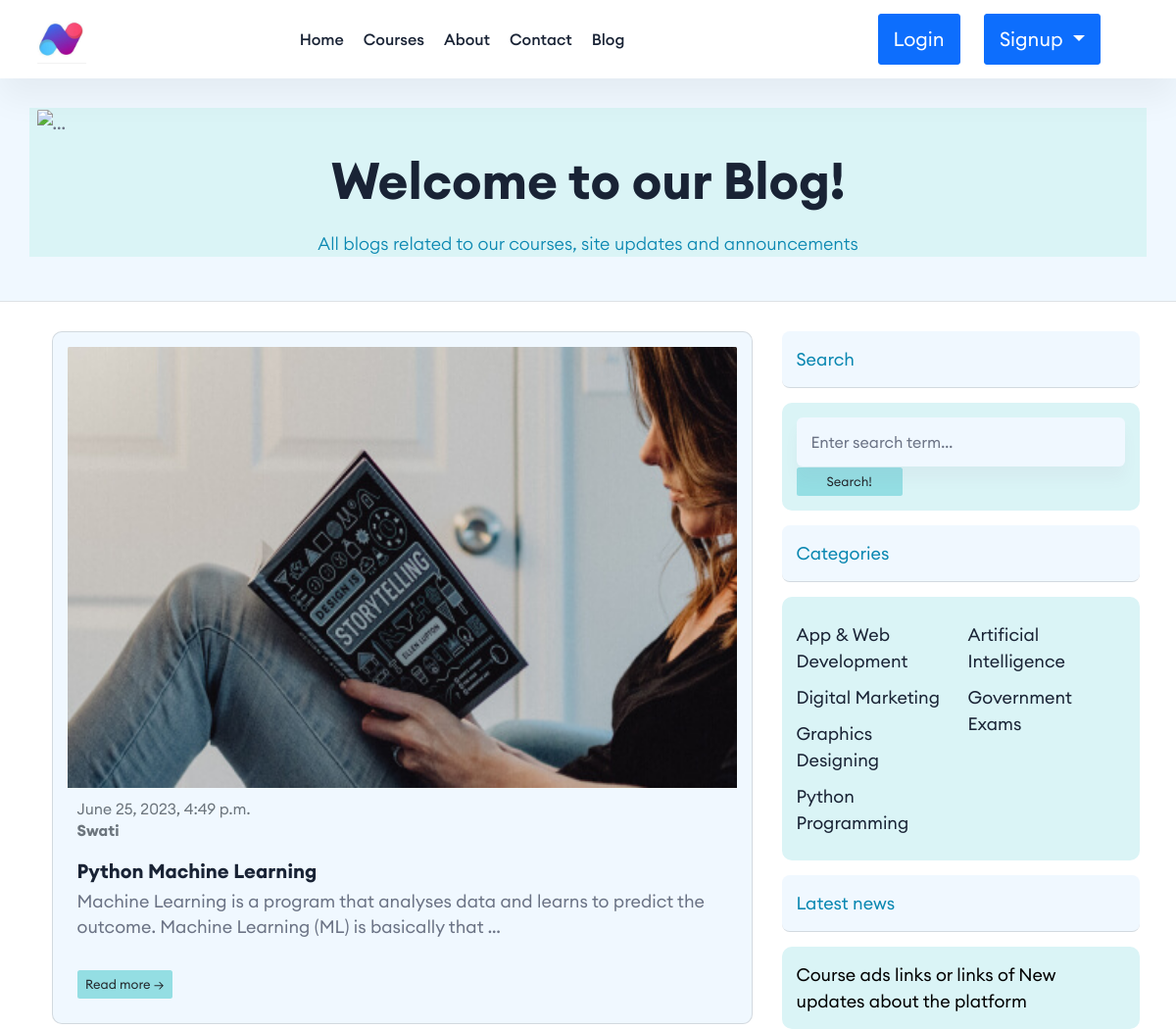
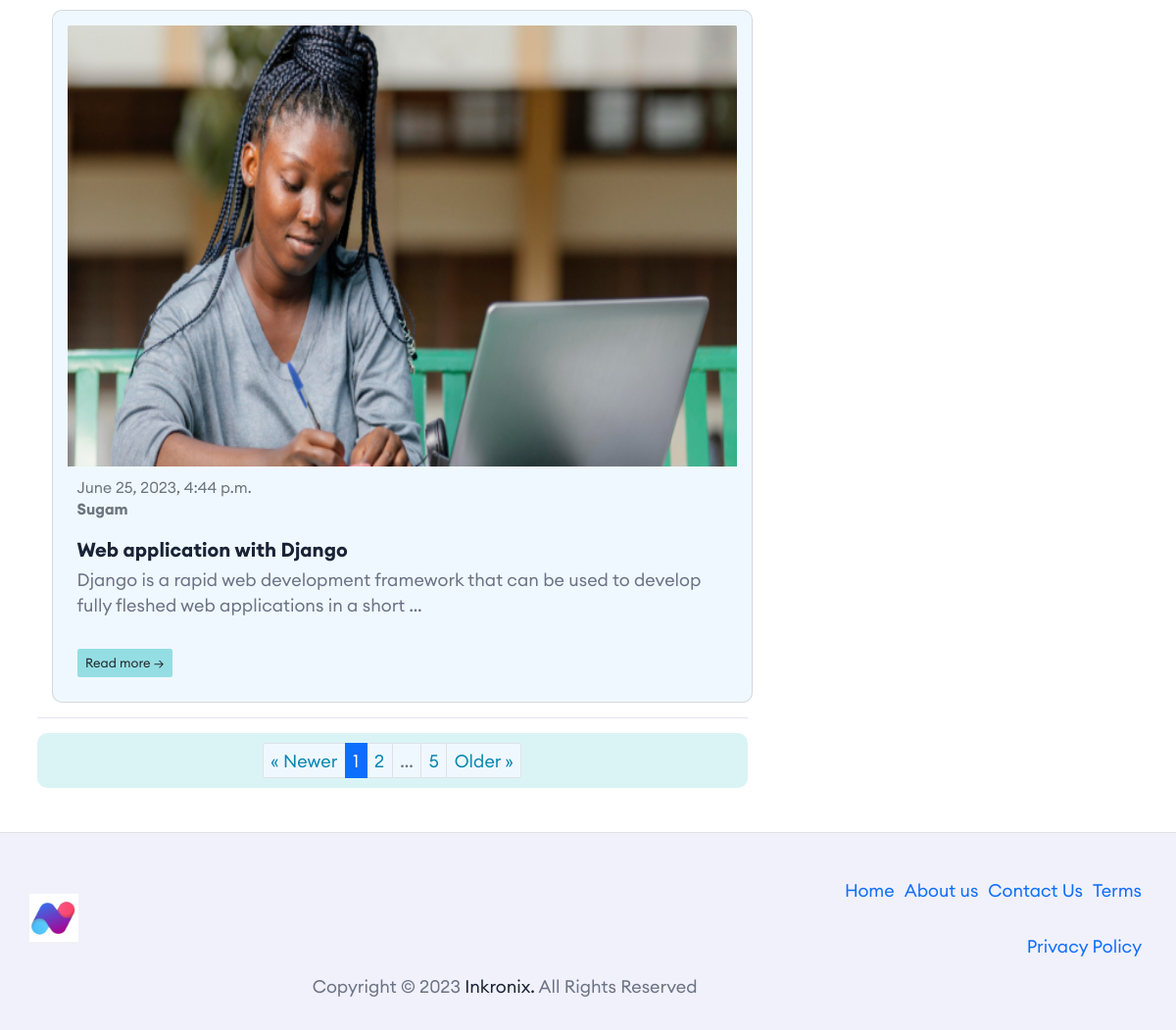
Screenshot of /blog/ with the database file from the repository (2 pictures, top to bottom).
### blog/models.py (models this page shows, shortened)
class Blog(models.Model):
    blog_title = models.CharField(default="Title", max_length=100)
    blog_text = models.TextField(default="My Blog", max_length=10000)
    blog_image = models.ImageField(upload_to="images/blog")
    blog_date_time = models.DateTimeField(default=datetime.now)
    writer_name = models.ForeignKey(Writer, on_delete=models.CASCADE, related_name = 'writer')
    blog_category = models.ForeignKey(Category, on_delete=models.CASCADE)

class Writer(models.Model):
    writer_name = models.CharField(max_length=100, unique=True)

class Category(models.Model):
    topic = models.CharField(max_length=100)

### blog/views.py (the view)
# urls.py: path('', views.bloghome, name='blog'),
def bloghome(request):
    if request.method == 'GET':
        categories = Category.objects.all()
        category_id = request.GET.get('category')
        if category_id:
            blogs = Blog.get_blogs_by_category_id(category_id=category_id).order_by('-blog_date_time')
        else:
            blogs = Blog.objects.all().order_by('-blog_date_time')
        paginator = Paginator(blogs, per_page=2)
        page_number = request.GET.get("page", 1)
        page_obj = paginator.get_page(page_number)
        try:
            blogs = paginator.page(page_number)
        except PageNotAnInteger:
            page_number = 1
            blogs = paginator.page(page_number)
        except EmptyPage:
            page_number = paginator.num_pages
            blogs = paginator.page(page_number)
    return render(request, 'Blogs/blog.html', {'blogs':blogs, 'page_obj':page_obj, 'categories':categories})

### templates/Blogs/blog.html (shortened to what this page needs)
{% extends 'base.html' %}
{% load static %}
{% block content %}
<header class="py-5 border-bottom mb-4" style="max-height: 420px; background-color:aliceblue; border-style: hidden;">
    <div class="container" style="max-height: 300px; background-color: rgb(218, 244, 246);">
        <img class="card-img-top" src="{% static 'assets\images\blog\home-background.jpg' %}" style="width: 100%; height:200px;" alt="..." />
        <div class="text-center my-4">
            <h1 class="fw-bolder">Welcome to our Blog!</h1>
            <p class="lead mb-1" style="color: rgb(10, 135, 177); font-size: large;">All blogs related to our courses, site updates and announcements</p>
        </div>
    </div>
</header>
<div class="container">
    <div class="row">
        <div class="col-lg-8">
            {% for blog in blogs %}
            <div class="card m-4 p-4" style="background-color:aliceblue; border-radius: 1.0rem;">
                <a href="/blog/{{blog.id}}"><img class="card-img-top" src="{{blog.blog_image.url}}"
                        style="width: 100%; height: 450px;" alt="..." /></a>
                <div class="card-body">
                    <div class="small text-muted">{{blog.blog_date_time}}</div>
                    <h2 class="small text-muted">{{blog.writer_name.writer_name}}</h2>
                    <h5 class="card-title">{{blog.blog_title}}</h5>
                    <p class="card-text">{{blog.blog_text|truncatewords:20}}</p>
                    <a class="btn" href="/blog/{{blog.id}}" style="background-color: rgb(148, 222, 227); font-size: small; border-radius: 0.8;">Read more →</a>
                </div>
            </div>
            {% empty %}
            <p>No blogs added.</p>
            {% endfor %}
            {% include "Blogs/blog_list.html" %}
        </div>
        <div class="col-lg-4">
            <div class="card my-4" style="border-style: hidden;">
                <div class="card-header p-4 mb-4" style="background-color:aliceblue; border-radius: 0.8rem; color: rgb(10, 135, 177);">Search</div>
                <div class="card-body p-4" style="background-color: rgb(218, 244, 246); border-radius: 1.0rem;">
                    <form action="search-view/" method="GET">
                        <div class="input-group">
                            <input class="form-cont rol" type="text" name="query" style="background-color:aliceblue; border-style: hidden;" placeholder="Enter search term..."
                                aria-label="Enter search term..." aria-describedby="button-search" />
                        </div>
                        <button class="btn px-5" id="button-search" type="submit" style="font-size: small; background-color:rgb(148, 222, 227); border-radius: 1.0;">Search!</button>
                    </form>
                </div>
            </div>
            <div class="card mb-4" style="border-style: hidden;">
                <div class="card-header p-4 mb-4" style="background-color:aliceblue; border-radius: 0.8rem; color: rgb(10, 135, 177);">Categories</div>
                <div class="card-body p-4" style="background-color: rgb(218, 244, 246); border-radius: 1.0rem;">
                    <div class="row">
                        <div class="col-sm-6">
                            <ul class="list-unstyled mb-0">
                                {% for category in categories|slice:":4" %}
                                <li><a href="?category={{category.id}}">{{category.topic}}</a></li>
                                {% endfor %}
                            </ul>
                        </div>
                        <div class="col-sm-6">
                            <ul class="list-unstyled mb-0">
                                {% for category in categories|slice:"4:" %}
                                <li><a href="?category={{category.id}}">{{category.topic}}</a></li>
                                {% endfor %}
                            </ul>
                        </div>
                    </div>
                </div>
            </div>
            <div class="card mb-4" style="border-style: hidden;">
                <div class="card-header p-4 mb-4" style="background-color:aliceblue; border-radius: 0.8rem; color: rgb(10, 135, 177);">Latest news</div>
                <div class="card-body p-4" style="background-color: rgb(218, 244, 246); border-radius: 1.0rem; color: black;">Course ads links or links of New updates about the platform</div>
            </div>
        </div>
    </div>
</div>
{% endblock content %}

### rows the page displays
Blog: blog_image (picture), blog_date_time "June 25, 2023, 4:49 p.m.", writer_name.writer_name "Swati", blog_title "Python Machine Learning", blog_text "Machine Learning is a program that analyses data and learns to predict the outcome. Machine Learning (ML) is basically that …"
Blog: blog_image (picture), blog_date_time "June 25, 2023, 4:44 p.m.", writer_name.writer_name "Sugam", blog_title "Web application with Django", blog_text "Django is a rapid web development framework that can be used to develop fully fleshed web applications in a short …"
Category: topic "App & Web Development"
Category: topic "Digital Marketing"
Category: topic "Graphics Designing"
Category: topic "Python Programming"
Category: topic "Artificial Intelligence"
Category: topic "Government Exams"

### other values shown
{{ page_obj.number }} "1"
{{ page_obj.next_page_number }} "2"
{{ page_obj.paginator.num_pages }} "5"
